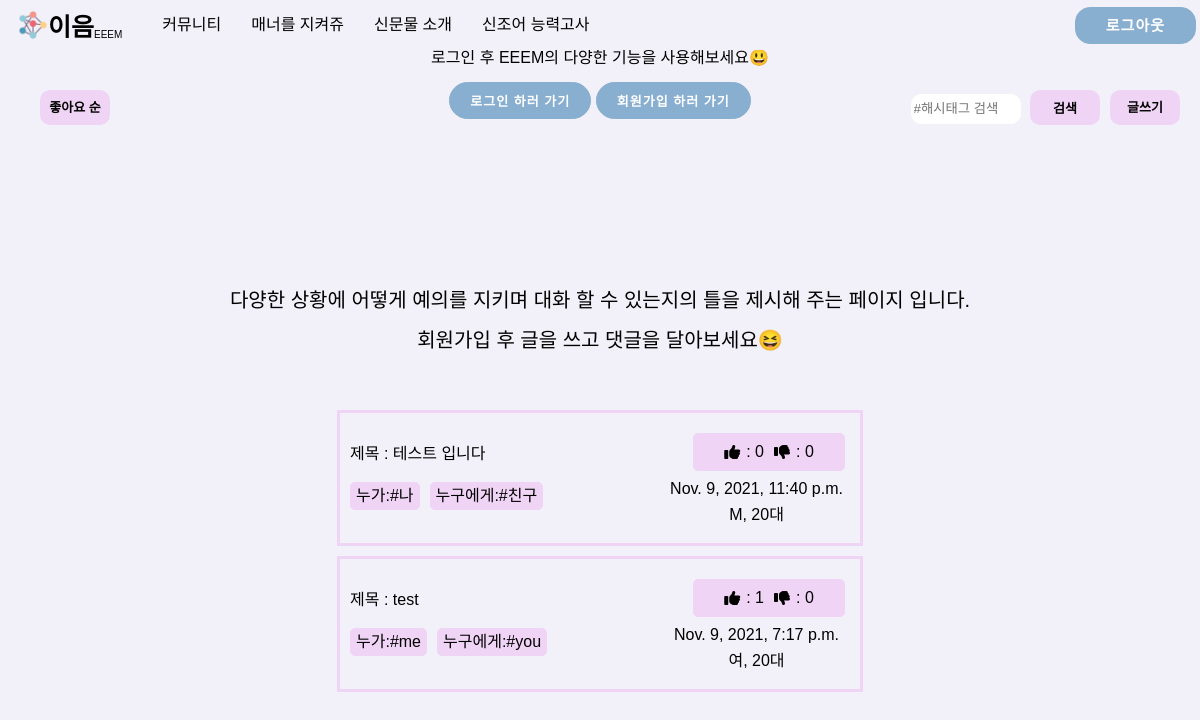
The page /manner/ (signed in) on the database its author committed.
### main/models.py (models this page shows)
class manner(models.Model):
    user = models.ForeignKey(settings.AUTH_USER_MODEL,
                             on_delete=models.CASCADE, default='')
    text = models.CharField(max_length=18)
    like = models.IntegerField()
    dis_like = models.IntegerField()
    hashtag_me = models.CharField(max_length=20)
    hashtag_you = models.CharField(max_length=20)
    hashtag_situation = models.CharField(max_length=500)
    date = models.DateTimeField(default=datetime.now, blank=True)
    modify_date = models.DateTimeField(null=True, blank=True)

### account/models.py (models this page shows)
class CustomUser(AbstractUser):
    SEX_CHOICES = (("", "성별을 선택하세요"), ("남", "남"), ("여", "여"))
    AGE_CHOICES = (
        ("", "나이대를 선택하세요"),
        ("5", "10대 이하"),
        ("10", "10대"),
        ("20", "20대"),
        ("30", "30대"),
        ("40", "40대"),
        ("50", "50대 이상"),
    )
    sex = models.CharField(
        max_length=3, choices=SEX_CHOICES, help_text="성별을 선택하세요", null=False
    )
    age = models.CharField(
        max_length=10, choices=AGE_CHOICES, help_text="나이대를 선택하세요", null=False
    )
    profile=models.ImageField(null=True,blank=True)

### main/views.py (the view)
# urls.py: path('manner/', views.manners, name="manner"),
def manners(request):
    manner_alltext = manner.objects.all()
    manner_alltext = manner.objects.order_by('-date')
    return render(request, "manner.html", {"manner": manner_alltext})

### main/templates/manner.html (shortened to what this page needs)
{% extends 'base.html' %}{% load static %} {% block content %}
<link rel="stylesheet" href='{% static "css/manner.css" %}'>
<body>
  <main class="main__screen">
    <span class="info">다양한 상황에 어떻게 예의를 지키며 대화 할 수 있는지의 틀을 제시해 주는 페이지 입니다.<br><br>회원가입 후 글을 쓰고 댓글을 달아보세요😆</span>
    <form method="get" class="search" action="{% url 'search' %}">
      <input type="search" class="search__box" placeholder="#해시태그 검색" name="kw">
      <button type="submit" class="find__btn">검색</button>
    </form>
    <a class="order" href="{% url 'mannerOrder' %}">좋아요 순</a>
    {% if user.is_authenticated %}
    <a href="{%url 'addManner' %}" class="writeText">글쓰기</a>
    {% else %}
    <a href="#loginmodal" class="writeText" rel="modal:open">글쓰기</a>
    {% endif %}
    {% for m in manner.all %}
    <a class="manner__box" href="{%url 'mannersDetail' m.id %}">
      <div class="manner__main">
        <div class="manner__text">
          제목 : {{m.text}}
        </div>
        <div class="manner__hashtag">
          <div class="manner__hashtag--detail">누가:{{m.hashtag_me}}</div>
          <div class="manner__hashtag--detail">누구에게:{{m.hashtag_you}}</div>
        </div>
      </div>
      <div class="mannerInfo">
        <div class="mannerthumbs">
          <i class="fas fa-thumbs-up"></i>: {{m.like}}
          <i class="fas fa-thumbs-down"></i>: {{m.dis_like}}
        </div>
        <div>{{m.date}}</div>
        <div class="manner__user">
          <div>{{m.user.sex}}, {{m.user.age}}대</div>
        </div>
      </div>
    </a>
  {% endfor %}
  </main>
</body>
</html>
{% endblock %}

### main/static/css/navbar.css (style rules this page uses)
body { background-color: rgb(242, 240, 248); }

### main/static/css/manner.css (style rules this page uses)
body { background-color: rgb(242, 240, 248); }
.main__screen { padding-top: 90px; display: flex; flex-direction: column; align-items: center; }
.manner__box { padding: 20px 10px; width: 500px; height: auto; border: 3px solid #f0d4f5; display: flex; justify-content: space-between; align-items: center; margin-bottom: 10px; }
.manner__hashtag { display: flex; margin-top: 20px; }
.manner__hashtag--detail { width: auto; height: auto; border: 1px solid #f0d4f5; border-radius: 5px; background-color: #f0d4f5; margin-right: 10px; padding: 5px; }
.mannerthumbs { display: flex; align-items: center; justify-content: center; width: 150px; height: auto; border: 1px solid rgb(240, 212, 245); border-radius: 5px; background-color: rgb(240, 212, 245); padding: 10px 0px; margin: 0px 5px; margin-bottom: 10px; cursor: pointer; margin-left: 30px; color: black; }
.mannerInfo { display: flex; flex-direction: column; align-items: center; }
.mannerthumbs i { margin-right: 6px; }
.mannerthumbs i:last-child { margin-left: 10px; }
.order { position: absolute; display: flex; align-items: center; justify-content: center; top: 90px; left: 40px; width: 70px; height: 35px; border: none; cursor: pointer; color: black; background-color: #f0d4f5; font-weight: bold; font-size: 13px; border-radius: 10px; }
.search { position: absolute; top: 90px; right: 100px; }
.search__box { width: 110px; height: 30px; border: 1px solid white; border-radius: 10px; margin-right: 5px; }
.find__btn { width: 70px; height: 35px; border: none; cursor: pointer; color: black; background-color: #f0d4f5; font-weight: bold; border-radius: 10px; font-size: 13px; }
.writeText { position: absolute; display: flex; align-items: center; justify-content: center; top: 90px; right: 20px; width: 70px; height: 35px; border: none; cursor: pointer; color: black; background-color: #f0d4f5; font-weight: bold; font-size: 13px; border-radius: 10px; }
.info { display: block; font-size: 20px; text-align: center; margin-bottom: 60px; }
.manner__user { display: flex; align-items: center; justify-content: center; margin-top: 10px; }

### gyeongsoton/templates/base.html (style rules this page uses)
a:link { color: black; text-decoration: none; }

### rows shown on the page
manner: text "테스트 입니다", hashtag_me "#나", hashtag_you "#친구", like "0", dis_like "0", date "Nov. 9, 2021, 11:40 p.m.", user.sex "M", user.age "20"
manner: text "test", hashtag_me "#me", hashtag_you "#you", like "1", dis_like "0", date "Nov. 9, 2021, 7:17 p.m.", user.sex "여", user.age "20"
